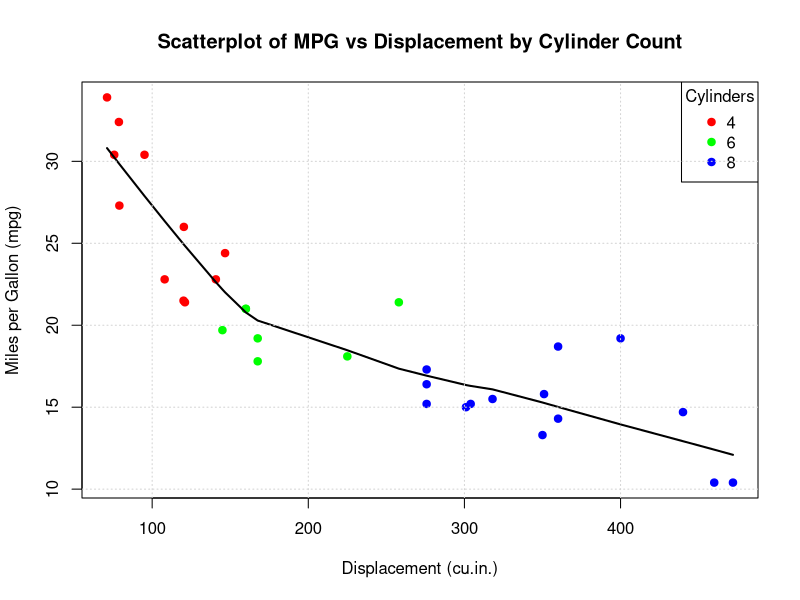

Write the R code that produced this figure.

data(mtcars)


colors <- c("red", "green", "blue")
color_map <- colors[as.factor(mtcars$cyl)]

plot(mtcars$disp, mtcars$mpg, 
     col = color_map, 
     pch = 19, 
     xlab = "Displacement (cu.in.)", 
     ylab = "Miles per Gallon (mpg)", 
     main = "Scatterplot of MPG vs Displacement by Cylinder Count")

lines(lowess(mtcars$disp, mtcars$mpg), col = "black", lwd = 2)


legend("topright", 
       legend = levels(as.factor(mtcars$cyl)), 
       col = colors, 
       pch = 19, 
       title = "Cylinders")


grid()
